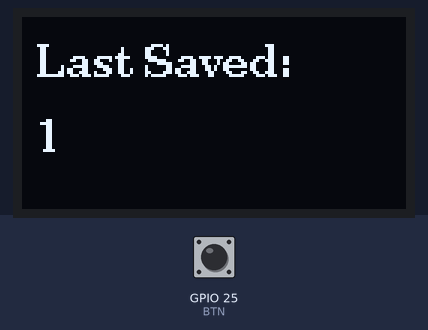
The sketch below on a simulated ESP32. Parts: 128×64 one-colour display. The test bench sets the inputs (shaded band); at power-on: GPIO 25 (BTN) HIGH. EEPROM starts erased.

Above: at 1.2 s.
1.3 s: GPIO 25 (BTN) pulled LOW for 1 s
At 3.5 s:
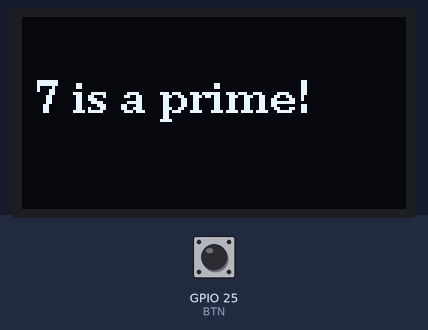
3.8 s: GPIO 25 (BTN) pulled LOW for 0.15 s
At 4.2 s:
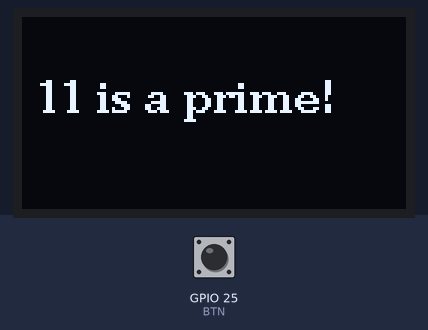
5.4 s: GPIO 25 (BTN) pulled LOW for 0.15 s
At 6.6 s:
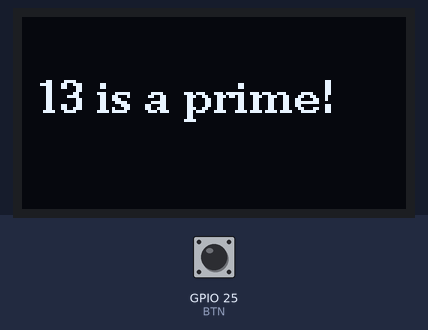
7.0 s: GPIO 25 (BTN) pulled LOW for 1 s
At 9.0 s:
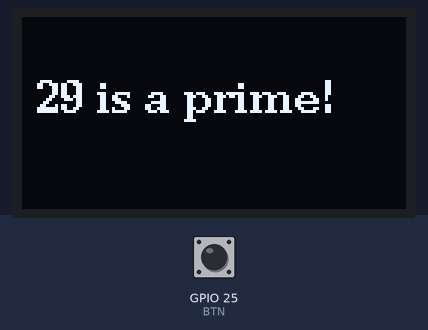
Timing chart, 0 to 10.5 s (numbered marks = the images above; inputs shaded):
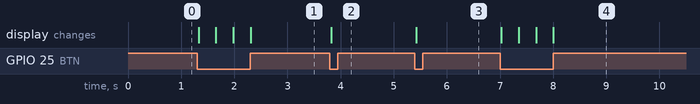

The sketch:

006_Button_pressed_next_prime.ino
```cpp
#include <Arduino.h>
#include <U8g2lib.h>
#include <Wire.h>
#include <Preferences.h> // Include Preferences library

#define BTN 25

Preferences preferences; // Create instance of Preferences
int a = 1;
int b = 0;

U8G2_SH1106_128X64_NONAME_F_HW_I2C u8g2(U8G2_R0, /*reset*/ U8X8_PIN_NONE);

void setup() {
  pinMode(BTN, INPUT_PULLUP);
  u8g2.begin();

  // Open "storage" namespace. false = read/write mode
  preferences.begin("prime-data", false);

  // Load the last saved value of 'a'. If no value exists, default to 1.
  a = preferences.getInt("last_prime", 1);

  u8g2.clearBuffer();
  u8g2.setFont(u8g2_font_ncenB10_tr);
  u8g2.setCursor(5, 20);
  u8g2.print("Last Saved:");
  u8g2.setCursor(5, 45);
  u8g2.print(a);
  u8g2.sendBuffer();
}

void loop() {
  if (digitalRead(BTN) == LOW) {
    a++;
    while (primeFind(a) == 0) {
      a++;
    }

    b = primeFind(a);

    // Save the new prime to flash memory
    preferences.putInt("last_prime", a);

    u8g2.clearBuffer();
    u8g2.setCursor(5, 32);
    if (a == b) {
      u8g2.print(a);
      u8g2.print(" is a prime!");
    }
    u8g2.sendBuffer();

    delay(300);
  }
}

int primeFind (int c) {
  if (c < 2) return 0;
  for (int i = 2; i * i <= c; i++) {
    if (c % i == 0) return 0;
  }
  return c;
}
```

Measured:
- after the input at 1.3 s, the display: first changes at once (image 1 shows a later state)
- after the input at 3.8 s, the display: changes at once (image 2)
- after the input at 5.4 s, the display: changes at once (image 3)
- after the input at 7.0 s, the display: first changes at once (image 4 shows a later state)
